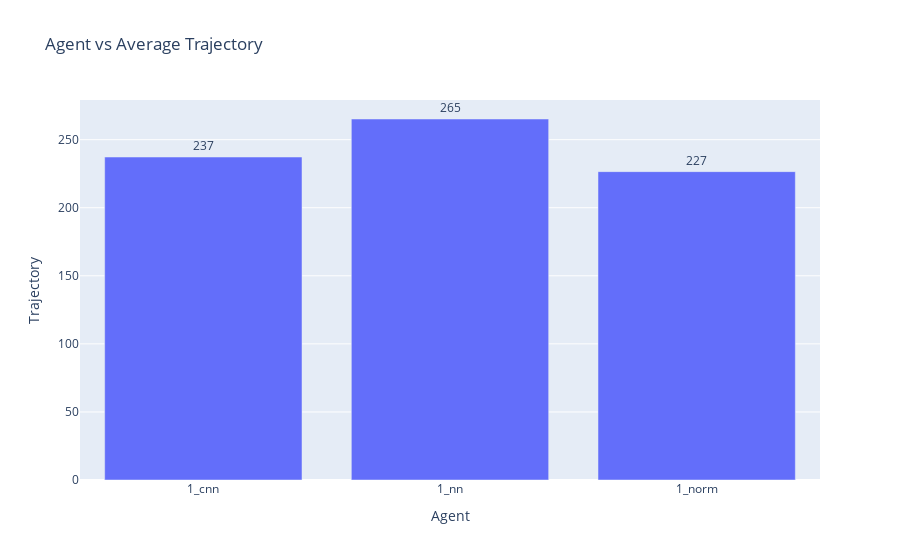

Write notebook code for a chart like this one.
### Code cell
avg_results_df = avg_results_df.convert_dtypes()
bar_chart = px.bar(avg_results_df, x="Agent", y="Trajectory", title="Agent vs Average Trajectory", text='Trajectory')
bar_chart.update_traces(texttemplate='%{text:.3}', textposition='outside')
bar_chart.update_layout(uniformtext_minsize=8, uniformtext_mode='hide')
bar_chart.show()
plotly.io.write_image(bar_chart, file="./images/bar_chart_performance_agent1.png", scale=5)

### Figure 1 — Plotly figure (JSON) as saved in the notebook; plotly's stock layout.template omitted (floating-point values rounded to 4 significant figures)
{"data": [{"alignmentgroup": "True", "hovertemplate": "Agent=%{x}<br>Trajectory=%{text}<extra></extra>", "legendgroup": "", "marker": {"color": "#636efa", "pattern": {"shape": ""}}, "name": "", "offsetgroup": "", "orientation": "v", "showlegend": false, "text": [237.3, 265.2, 226.5], "textposition": "outside", "texttemplate": "%{text:.3}", "type": "bar", "x": ["1_cnn", "1_nn", "1_norm"], "xaxis": "x", "y": [237.3, 265.2, 226.5], "yaxis": "y"}], "layout": {"barmode": "relative", "legend": {"tracegroupgap": 0}, "title": {"text": "Agent vs Average Trajectory"}, "uniformtext": {"minsize": 8, "mode": "hide"}, "xaxis": {"anchor": "y", "domain": [0, 1], "title": {"text": "Agent"}}, "yaxis": {"anchor": "x", "domain": [0, 1], "title": {"text": "Trajectory"}}}}
